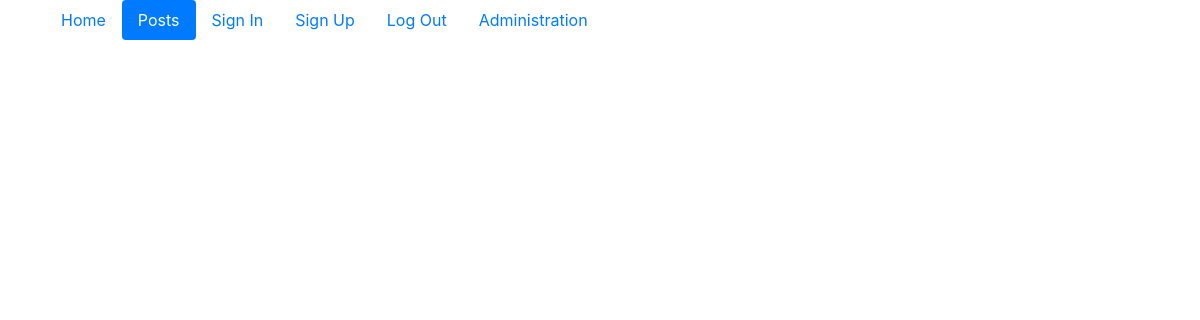
Page /blog/posts (signed in) on the earlier database version.
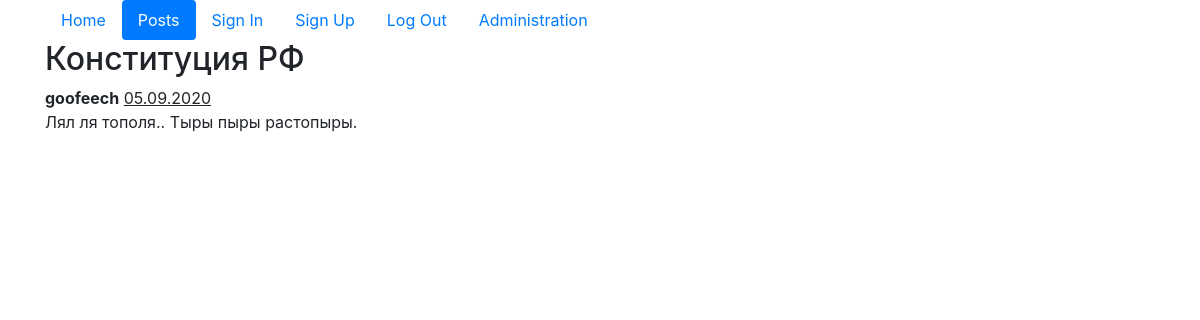
Same page on the later database version.
### webapp/blog/models.py (models this page shows, shortened)
class Post(db.Model):
	id = db.Column(db.Integer, primary_key=True)
	title = db.Column(db.String(255), unique=True, nullable=False)
	text = db.Column(db.Text, nullable=False)
	tags = db.relationship('Tag', secondary=tags, backref='posts', lazy='dynamic')
	user_id = db.Column(db.Integer, db.ForeignKey('user.id'))
	created_at = db.Column(db.DateTime, default=datetime.datetime.now, nullable=False)

### webapp/auth/models.py (models this page shows, shortened)
class User(db.Model, UserMixin):
	id = db.Column(db.Integer, primary_key=True)
	username = db.Column(db.String(255), unique=True, nullable=False)
	_password = db.Column(name="password", type_=db.String(255))
	roles = db.relationship('Role', secondary=roles, backref=db.backref('users', lazy='dynamic'))
	posts = db.relationship('Post', backref='user', lazy='dynamic')
	@property
	def password(self):
		return self._password
	@password.setter
	def password(self, password):
		self._password = bcrypt.generate_password_hash(password)

### webapp/blog/controllers.py (the view)
@blog_blueprint.route('/posts', methods=['GET', 'POST'])
@login_required
def list_posts():
	logger.debug(f"User {current_user.username} has access to the blog page")
	posts = Post.query.order_by(Post.created_at.desc()).all()
	return render_template("blog_posts.html", title=Title.tBlogPosts, posts=posts)

### webapp/auth/controllers.py (called while the page is built)
@login_manager.user_loader
def user_loader(id):
	return User.query.get(id)

### webapp/filters.py (called while the page is built)
def date_format(d):
	return d.strftime("%d.%m.%Y")

### webapp/templates/blog/blog_posts.html
{% extends "base.html" %}
{% block content %}
    {% for post in posts %}
        <div>
            <h2>{{ post.title }}</h2>
            <span><b>{{ post.user.username }}</b></span>
            <span><u>{{ post.created_at | date_format }}</u></span>
            <div>
                {{ post.text }}
            </div>
        </div>
        <br>
    {% endfor %}
{% endblock %}

### webapp/templates/base.html (shortened to what this page needs)
<!doctype html>
<html lang="en">
<head>
    <link rel="stylesheet" href="https://stackpath.bootstrapcdn.com/bootstrap/4.3.1/css/bootstrap.min.css"
>
</head>
<body>
<div class="container">
    {% include "nav.html" %}
    {% block content %}
    {% endblock %}
</div>
</body>
</html>

### webapp/templates/nav.html
{% import 'macros.html' as macros %}
<nav class="nav nav-pills nav-stacked">
    {{ macros.render_link('blog.home', ['nav-link'], 'Home') }}
    {{ macros.render_link('blog.list_posts', ['nav-link'], 'Posts') }}
    {{ macros.render_link('auth.login', ['nav-link'], 'Sign In') }}
    {{ macros.render_link('auth.registration', ['nav-link'], 'Sign Up') }}
    {% if current_user.is_authenticated %}{{ macros.render_link('auth.logout', ['nav-link'], 'Log Out') }}{% endif %}
    {% if current_user.is_authenticated %}{{ macros.render_link('admin.index', ['nav-link'], 'Administration') }}{% endif %}
</nav>

### webapp/templates/macros.html
{% macro render_link(endpoint, classes, link_text) %}
    <a class="{{ ' '.join(classes) }} {% if request.endpoint == endpoint %} active {% endif %}"
       href="{{ url_for(endpoint) }}">{{ link_text }}</a>
{% endmacro %}

Differences in the rows shown:
added Post: title "Конституция РФ", user.username "goofeech", created_at "05.09.2020", text "Лял ля тополя.. Тыры пыры растопыры."
